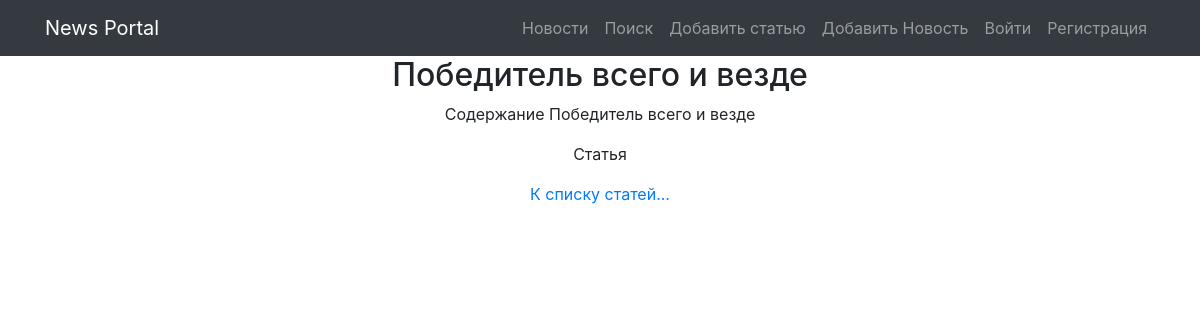
The app's page /news/13/ with its own data.
### news/models.py (models this page shows, shortened)
class Post(models.Model):
    class Meta:
        verbose_name = 'Пост'
        verbose_name_plural = 'Посты'
    ARTICLE = 'article'
    NEWS = 'news'
    POST_TYPES = [
        (ARTICLE, 'Статья'),
        (NEWS, 'Новость'),
    ]
    author = models.ForeignKey(Author, verbose_name='Автор', on_delete=models.CASCADE)
    post_type = models.CharField(max_length=10, verbose_name='тип поста', choices=POST_TYPES)
    created_at = models.DateTimeField(auto_now_add=True)
    category = models.ManyToManyField(Category, verbose_name='Категория', through='PostCategory')
    title = models.CharField(max_length=200, verbose_name='Заголовок')
    text = models.TextField(verbose_name='Содержание')
    rating = models.IntegerField(default=0, verbose_name='Рейтинг')

### news/views.py (the view)
# urls.py: path('news/<int:pk>/', PostDetailView.as_view(), name='post_detail'),
class PostDetailView(DetailView):
    model = Post
    template_name = 'news/post_detail.html'
    context_object_name = 'post'

### news/templatetags/custom_filters.py (called while the page is built)
@register.filter()
def censor(post_text: str):
    if not isinstance(post_text, str):
        raise ValueError('Можно применить только к строке!')  # Если строка, то в ней уже ищем плохие слова
    if 'редиск' or 'баран' in post_text:
        text = post_text.replace('редиск', 'р******')
        text = text.replace('баран', 'б****')
        return text

### templates/news/post_detail.html (shortened to what this page needs)
{% extends 'flatpages/default.html' %}
{% load custom_filters %}
{% block content %}
  <h2>{{ post.title }}</h2>
  <p>{{ post.text|censor }}</p>
  <p>
	  {% if post.post_type == 'news' %}
		  <td>Новость</td>
		  {% else %}
		  <td>Статья</td>
	  {% endif %}
  </p>
	<a href="{% url 'posts_list' %}" class="card-link">К списку статей...</a>
{% endblock %}

### records on screen
Post: title "Победитель всего и везде", text|censor "Содержание Победитель всего и везде"
